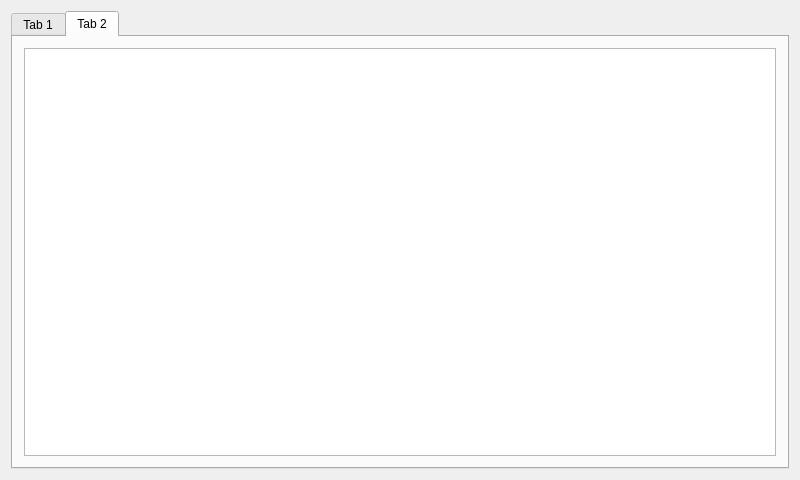
<?xml version="1.0" encoding="UTF-8"?>
<ui version="4.0">
 <class>MainWindow</class>
 <widget class="QMainWindow" name="MainWindow">
  <property name="geometry">
   <rect>
    <x>0</x>
    <y>0</y>
    <width>800</width>
    <height>480</height>
   </rect>
  </property>
  <property name="windowTitle">
   <string>MainWindow</string>
  </property>
  <widget class="QWidget" name="centralWidget">
   <layout class="QHBoxLayout" name="horizontalLayout">
    <item>
     <widget class="QTabWidget" name="tabWidget">
      <property name="currentIndex">
       <number>1</number>
      </property>
      <widget class="QWidget" name="tab">
       <attribute name="title">
        <string>Tab 1</string>
       </attribute>
       <layout class="QHBoxLayout" name="horizontalLayout_2">
        <item>
         <widget class="QQtTreeWidget" name="tv0"/>
        </item>
       </layout>
      </widget>
      <widget class="QWidget" name="tab_2">
       <attribute name="title">
        <string>Tab 2</string>
       </attribute>
       <layout class="QHBoxLayout" name="horizontalLayout_3">
        <item>
         <widget class="QTreeView" name="tv1"/>
        </item>
       </layout>
      </widget>
     </widget>
    </item>
   </layout>
  </widget>
 </widget>
 <layoutdefault spacing="6" margin="11"/>
 <customwidgets>
  <customwidget>
   <class>QQtTreeWidget</class>
   <extends>QTreeView</extends>
   <header>qqttreewidget.h</header>
  </customwidget>
 </customwidgets>
 <resources/>
 <connections/>
</ui>
